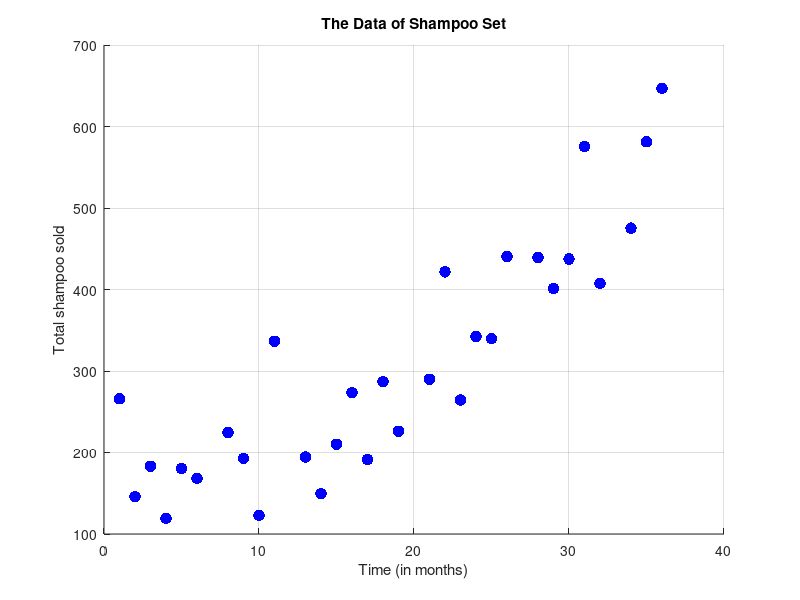

This chart was generated by the following MATLAB code: (Note: this script raises an error after producing the figure.)
clc;

shampoo_values = csvread("shampoo.csv",1,0);

%-------- filtering missing values -------------
rows_InValid = [];
rows_Valid = [];
length_of_shampoo_values = size(shampoo_values);
for i = 1 : length_of_shampoo_values(1)
if (shampoo_values(i,2) ~= 0)
rows_Valid = [rows_Valid i];
else
rows_InValid = [rows_InValid i];
end
        end

shampoo_values_notfound = rows_InValid;
shampoo_values_found = shampoo_values(rows_Valid, :);

figure
        scatter(shampoo_values_found(:,1),shampoo_values_found(:,2),70,'b','filled');
xlabel('Time (in months)');
ylabel('Total shampoo sold');
title('The Data of Shampoo Set')
grid on;

%----- interpolation -----
[~,n] = size(shampoo_values_notfound);

newton_coeffs = InterpolationByNewton(shampoo_values_found(:,1)',shampoo_values_found(:,2)');
newtonShampooVals = zeros(n,2);
for i = 1 : n
        newtonShampooVals(i,1) = shampoo_values_notfound(i);
newtonShampooVals(i,2) = NewtonInterpolationCalculation(shampoo_values_found(:,1)', newton_coeffs, shampoo_values_notfound(i));
end

xDataInPlot = linspace(min(shampoo_values_found(:,1)),max(shampoo_values_found(:,1)),100);

yDataInPlot = zeros(size(xDataInPlot));

for i = 1 : 100
yDataInPlot(i) = NewtonInterpolationCalculation(shampoo_values_found(:,1)', newton_coeffs, xDataInPlot(i));
end
        figure
plot(xDataInPlot,yDataInPlot);
hold on
xlabel('Time (in months)');
ylabel('Total shampoo sold');
title('The Newton Polynomial Interpolation');
grid on;
scatter(newtonShampooVals(:,1),newtonShampooVals(:,2),40,'o','filled');

lagrangeShampooVals = zeros(n,2);
for i = 1 : n
        lagrangeShampooVals(i,1) = shampoo_values_notfound(i);
lagrangeShampooVals(i,2) = InterpolationByLagrange(shampoo_values_found(:,1)', shampoo_values_found(:,2)', shampoo_values_notfound(i));
end
        yDataInPlot = zeros(size(xDataInPlot));
for i = 1 : 100
yDataInPlot(i) = InterpolationByLagrange(shampoo_values_found(:,1)', newton_coeffs, xDataInPlot(i));
end
        figure
plot(xDataInPlot,yDataInPlot);
hold on
xlabel('Time (in months)');
ylabel('Total shampoo sold');
title('The Lagrange Polynomial Interpolation');
grid on;
scatter(lagrangeShampooVals(:,1),lagrangeShampooVals(:,2),40,'g','filled');

quadraticSpline_of_shampoovals = Spline_Quadratic(shampoo_values_found(:,1)', shampoo_values_found(:,2)', shampoo_values_notfound);
linearSpline_of_shampoovals = Spline_Linear(shampoo_values_found(:,1)', shampoo_values_found(:,2)', shampoo_values_notfound);

